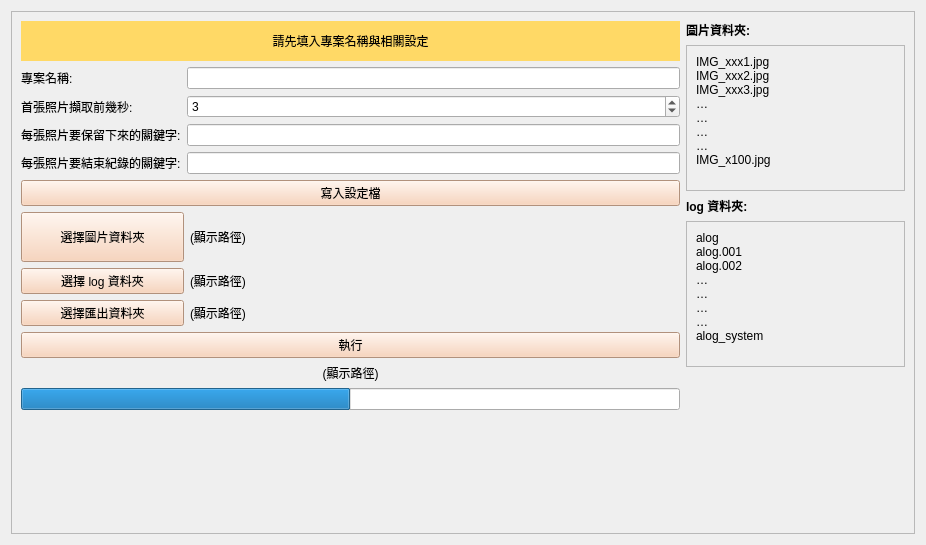
<?xml version="1.0" encoding="UTF-8"?>
<ui version="4.0">
 <class>Form</class>
 <widget class="QWidget" name="Form">
  <property name="geometry">
   <rect>
    <x>0</x>
    <y>0</y>
    <width>926</width>
    <height>545</height>
   </rect>
  </property>
  <property name="windowTitle">
   <string>Form</string>
  </property>
  <layout class="QHBoxLayout" name="horizontalLayout">
   <item>
    <widget class="QScrollArea" name="scrollArea_3">
     <property name="widgetResizable">
      <bool>true</bool>
     </property>
     <widget class="QWidget" name="scrollAreaWidgetContents_3">
      <property name="geometry">
       <rect>
        <x>0</x>
        <y>0</y>
        <width>902</width>
        <height>521</height>
       </rect>
      </property>
      <layout class="QHBoxLayout" name="horizontalLayout_2" stretch="3,1">
       <item>
        <layout class="QVBoxLayout" name="verticalLayout">
         <item>
          <widget class="QLabel" name="label">
           <property name="minimumSize">
            <size>
             <width>0</width>
             <height>40</height>
            </size>
           </property>
           <property name="styleSheet">
            <string notr="true">background:rgb(255, 217, 102); 
text-align:center;</string>
           </property>
           <property name="text">
            <string>請先填入專案名稱與相關設定</string>
           </property>
           <property name="alignment">
            <set>Qt::AlignCenter</set>
           </property>
          </widget>
         </item>
         <item>
          <layout class="QGridLayout" name="gridLayout">
           <item row="3" column="0">
            <widget class="QLabel" name="label_5">
             <property name="styleSheet">
              <string notr="true"/>
             </property>
             <property name="text">
              <string>每張照片要結束紀錄的關鍵字:</string>
             </property>
            </widget>
           </item>
           <item row="2" column="0">
            <widget class="QLabel" name="label_4">
             <property name="styleSheet">
              <string notr="true"/>
             </property>
             <property name="text">
              <string>每張照片要保留下來的關鍵字:</string>
             </property>
            </widget>
           </item>
           <item row="2" column="1">
            <widget class="QLineEdit" name="lineEdit_2"/>
           </item>
           <item row="1" column="1">
            <widget class="QSpinBox" name="spinBox">
             <property name="value">
              <number>3</number>
             </property>
            </widget>
           </item>
           <item row="3" column="1">
            <widget class="QLineEdit" name="lineEdit_3"/>
           </item>
           <item row="0" column="1">
            <widget class="QLineEdit" name="lineEdit"/>
           </item>
           <item row="0" column="0">
            <widget class="QLabel" name="label_2">
             <property name="styleSheet">
              <string notr="true"/>
             </property>
             <property name="text">
              <string>專案名稱:</string>
             </property>
            </widget>
           </item>
           <item row="1" column="0">
            <widget class="QLabel" name="label_3">
             <property name="styleSheet">
              <string notr="true"/>
             </property>
             <property name="text">
              <string>首張照片擷取前幾秒:</string>
             </property>
            </widget>
           </item>
          </layout>
         </item>
         <item>
          <widget class="QPushButton" name="pushButton">
           <property name="styleSheet">
            <string notr="true">background:rgb(248, 203, 173); </string>
           </property>
           <property name="text">
            <string>寫入設定檔</string>
           </property>
          </widget>
         </item>
         <item>
          <layout class="QGridLayout" name="gridLayout_2" columnstretch="1,3">
           <item row="0" column="0">
            <widget class="QPushButton" name="pushButton_3">
             <property name="sizePolicy">
              <sizepolicy hsizetype="Preferred" vsizetype="MinimumExpanding">
               <horstretch>0</horstretch>
               <verstretch>0</verstretch>
              </sizepolicy>
             </property>
             <property name="styleSheet">
              <string notr="true">background:rgb(248, 203, 173); </string>
             </property>
             <property name="text">
              <string>選擇圖片資料夾</string>
             </property>
            </widget>
           </item>
           <item row="1" column="1">
            <widget class="QLabel" name="label_8">
             <property name="text">
              <string>(顯示路徑)</string>
             </property>
            </widget>
           </item>
           <item row="0" column="1">
            <widget class="QLabel" name="label_7">
             <property name="sizePolicy">
              <sizepolicy hsizetype="Minimum" vsizetype="Minimum">
               <horstretch>0</horstretch>
               <verstretch>0</verstretch>
              </sizepolicy>
             </property>
             <property name="text">
              <string>(顯示路徑)</string>
             </property>
            </widget>
           </item>
           <item row="2" column="1">
            <widget class="QLabel" name="label_9">
             <property name="text">
              <string>(顯示路徑)</string>
             </property>
            </widget>
           </item>
           <item row="1" column="0">
            <widget class="QPushButton" name="pushButton_4">
             <property name="styleSheet">
              <string notr="true">background:rgb(248, 203, 173); </string>
             </property>
             <property name="text">
              <string>選擇 log 資料夾</string>
             </property>
            </widget>
           </item>
           <item row="2" column="0">
            <widget class="QPushButton" name="pushButton_5">
             <property name="styleSheet">
              <string notr="true">background:rgb(248, 203, 173); </string>
             </property>
             <property name="text">
              <string>選擇匯出資料夾</string>
             </property>
            </widget>
           </item>
          </layout>
         </item>
         <item>
          <widget class="QPushButton" name="pushButton_2">
           <property name="styleSheet">
            <string notr="true">background:rgb(248, 203, 173); </string>
           </property>
           <property name="text">
            <string>執行</string>
           </property>
          </widget>
         </item>
         <item>
          <widget class="QLabel" name="label_10">
           <property name="text">
            <string>(顯示路徑)</string>
           </property>
           <property name="alignment">
            <set>Qt::AlignCenter</set>
           </property>
          </widget>
         </item>
         <item>
          <widget class="QProgressBar" name="progressBar">
           <property name="value">
            <number>50</number>
           </property>
           <property name="textVisible">
            <bool>false</bool>
           </property>
          </widget>
         </item>
         <item>
          <spacer name="verticalSpacer">
           <property name="orientation">
            <enum>Qt::Vertical</enum>
           </property>
           <property name="sizeHint" stdset="0">
            <size>
             <width>20</width>
             <height>40</height>
            </size>
           </property>
          </spacer>
         </item>
        </layout>
       </item>
       <item>
        <layout class="QVBoxLayout" name="verticalLayout_6">
         <item>
          <layout class="QVBoxLayout" name="verticalLayout_3">
           <item>
            <widget class="QLabel" name="label_11">
             <property name="styleSheet">
              <string notr="true">font:Bold</string>
             </property>
             <property name="text">
              <string>圖片資料夾:</string>
             </property>
            </widget>
           </item>
           <item>
            <widget class="QScrollArea" name="scrollArea">
             <property name="verticalScrollBarPolicy">
              <enum>Qt::ScrollBarAsNeeded</enum>
             </property>
             <property name="widgetResizable">
              <bool>true</bool>
             </property>
             <widget class="QWidget" name="scrollAreaWidgetContents">
              <property name="geometry">
               <rect>
                <x>0</x>
                <y>0</y>
                <width>212</width>
                <height>181</height>
               </rect>
              </property>
              <layout class="QVBoxLayout" name="verticalLayout_2">
               <item>
                <widget class="QLabel" name="label_13">
                 <property name="text">
                  <string>IMG_xxx1.jpg
IMG_xxx2.jpg
IMG_xxx3.jpg
…
…
…
…
IMG_x100.jpg
</string>
                 </property>
                </widget>
               </item>
              </layout>
             </widget>
            </widget>
           </item>
          </layout>
         </item>
         <item>
          <layout class="QVBoxLayout" name="verticalLayout_5">
           <item>
            <widget class="QLabel" name="label_12">
             <property name="styleSheet">
              <string notr="true">font:Bold;
</string>
             </property>
             <property name="text">
              <string>log 資料夾:</string>
             </property>
            </widget>
           </item>
           <item>
            <widget class="QScrollArea" name="scrollArea_2">
             <property name="widgetResizable">
              <bool>true</bool>
             </property>
             <widget class="QWidget" name="scrollAreaWidgetContents_2">
              <property name="geometry">
               <rect>
                <x>0</x>
                <y>0</y>
                <width>212</width>
                <height>181</height>
               </rect>
              </property>
              <layout class="QVBoxLayout" name="verticalLayout_4">
               <item>
                <widget class="QLabel" name="label_14">
                 <property name="text">
                  <string>alog
alog.001
alog.002
…
…
…
…
alog_system
</string>
                 </property>
                </widget>
               </item>
              </layout>
             </widget>
            </widget>
           </item>
          </layout>
         </item>
         <item>
          <spacer name="verticalSpacer_2">
           <property name="orientation">
            <enum>Qt::Vertical</enum>
           </property>
           <property name="sizeHint" stdset="0">
            <size>
             <width>20</width>
             <height>40</height>
            </size>
           </property>
          </spacer>
         </item>
        </layout>
       </item>
      </layout>
     </widget>
    </widget>
   </item>
  </layout>
 </widget>
 <resources/>
 <connections/>
</ui>
